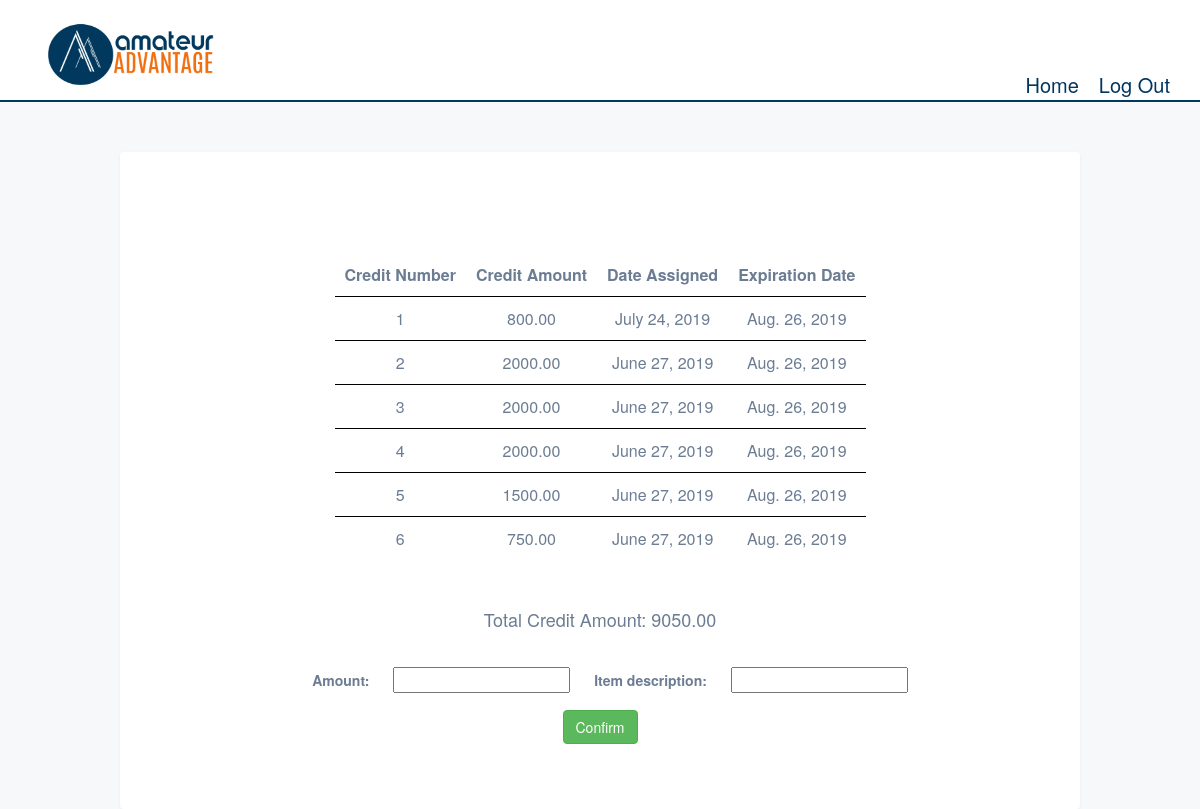
Page /users/spendCredits/107 (signed in) on the committed database.
### accounts/models.py (models this page shows, shortened)
class credits(models.Model):
    status_choices = ((1,'Active'), (2,'Expiring'), (3,'Expired'))
    credit_id = models.AutoField(primary_key=True)
    credit_amount = models.DecimalField(max_digits=11, decimal_places=2, default=0.00)
    date_assigned = models.DateField(auto_now=True)
    expiration_date = models.DateField()
    status = models.PositiveSmallIntegerField(choices=status_choices,default=1)
    owner = models.ForeignKey(account,related_name="myCredits", on_delete=models.CASCADE, default=106)
    source = models.ForeignKey(account,related_name='accountCredits', on_delete=models.CASCADE)
    class Meta:
        verbose_name_plural = 'Credits'
    def myCredits(curUser):
        return credits.objects.filter(owner=curUser.userAccount)

class account(models.Model):
    account_choices = ((1,'player'), (2,'shop'), (3,'buyer'), (4,'AmAd'))
    account_ID = models.AutoField(primary_key = True)
    current_balance = models.DecimalField(max_digits=11,decimal_places=2, blank=True, null=True, default = 0.00)
    last_updated = models.DateField(auto_now = True)
    account_created = models.DateField(auto_now_add = True)
    account_type = models.PositiveSmallIntegerField(
                    choices=account_choices,
                    default=1)
    account_owner = models.OneToOneField(CustomUser, related_name='userAccount', on_delete=models.CASCADE)
    stripe_id = models.CharField(max_length=100, null=True, blank=True)
    def getAccount(user):
        curAccount = account.objects.filter(account_owner = user)[0]
        return curAccount
    def getShopAccount(shop):
        shopAcct = account.getAccount(shop.user)
        return shopAcct

### users/views.py (the view)
# urls.py: path('spendCredits/<id>', views.spendCredits, name='spendCredits'),
@login_required
@user_passes_test(shop_test,login_url='/', redirect_field_name=None)
def spendCredits(request,id):
    curShop = request.user.userShop
    curPlayer = CustomUser.objects.filter(id=id)[0]
    playerAccount = account.getAccount(curPlayer)
    playerCredits = credits.myCredits(curPlayer)
    shopAccount = account.getShopAccount(curShop)
    form = spendForm()
    if request.method == "POST":
        form = spendForm(request.POST)
        if form.is_valid():
            billing_event = BillingEvent.initializeEvent(curPlayer,request.user,form.cleaned_data['Item_Description'],form.cleaned_data['Amount'])
            request.session['billingID'] = billing_event.BillingEventID
            return redirect('authorizeTransaction')
        else:
            print('')
            return redirect('spendCredits',id=id)
    else:
        return render(request, "proShop/spendCredits.html",{
            "playerCredits":playerCredits,
            "shop":curShop,
            "player":curPlayer,
            "playerAccount":playerAccount,
            "form":form,
        })

### users/forms.py
class spendForm(forms.Form):
    Amount = forms.DecimalField(max_digits=11, decimal_places=2)
    Item_Description = forms.CharField()

### users/models.py (called while the page is built)
    def isShop(user):
        if user.userType == 3:
            return True
        else:
            return False

### users/views.py (called while the page is built)
def shop_test(user):
    return CustomUser.isShop(user)

### templates/proshop/spendCredits.html (shortened to what this page needs)
{% extends 'base.html' %}
{% load static %}
{% block css %}
<link rel="stylesheet" type="text/css" href="{% static 'proShop/spend.css' %}">
{% endblock %}
{% block content %}
    <table>
        <thead>
            <th>Credit Number</th>
            <th>Credit Amount</th>
            <th>Date Assigned</th>
            <th>Expiration Date</th>
        </thead>
        <tbody>
            {% for credit in playerCredits %}
                <tr>
                    <td>{{ forloop.counter }}</td>
                    <td>{{ credit.credit_amount }}</td>
                    <td>{{ credit.date_assigned }}</td>
                    <td>{{ credit.expiration_date }}</td>
                </tr>
            {% endfor %}
        </tbody>
    </table>
    <form method=post>
        <h4>Total Credit Amount: {{ playerAccount.current_balance }}</h4>
        {{form}}
        <p><button class='btn btn-success' type='submit'>Confirm</button></p>
    </form>
{% endblock %}

### static/proShop/spend.css (style rules this page uses)
table { margin:50px auto; }
td, tr, th { padding: 10px; text-align:center; }
tbody tr { border-top:1px solid black; }
th { text-align:center; border:none; }
form { text-align:center; }
h4, label { margin:20px; }

### rows in the picture
credits: credit_amount "800.00", date_assigned "July 24, 2019", expiration_date "Aug. 26, 2019"
credits: credit_amount "2000.00", date_assigned "June 27, 2019", expiration_date "Aug. 26, 2019"
credits: credit_amount "2000.00", date_assigned "June 27, 2019", expiration_date "Aug. 26, 2019"
credits: credit_amount "2000.00", date_assigned "June 27, 2019", expiration_date "Aug. 26, 2019"
credits: credit_amount "1500.00", date_assigned "June 27, 2019", expiration_date "Aug. 26, 2019"
credits: credit_amount "750.00", date_assigned "June 27, 2019", expiration_date "Aug. 26, 2019"
account: current_balance "9050.00"
